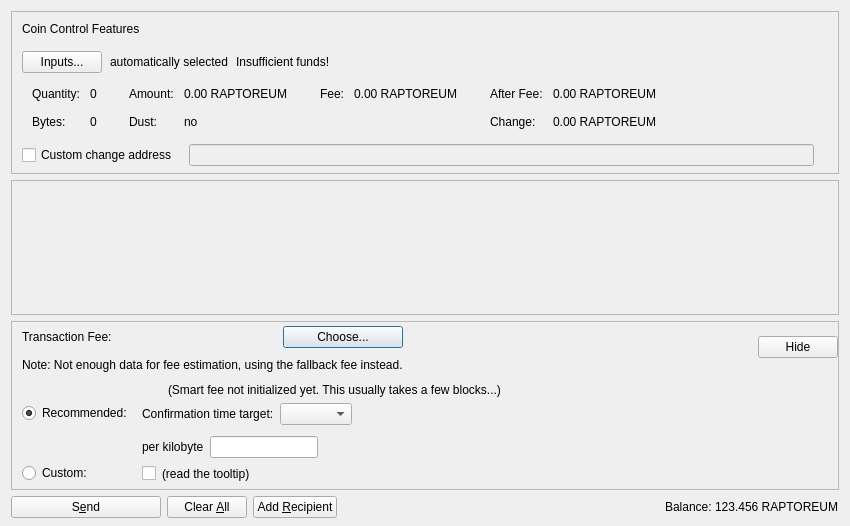
<?xml version="1.0" encoding="UTF-8"?>
<ui version="4.0">
 <class>SendCoinsDialog</class>
 <widget class="QDialog" name="SendCoinsDialog">
  <property name="geometry">
   <rect>
    <x>0</x>
    <y>0</y>
    <width>850</width>
    <height>526</height>
   </rect>
  </property>
  <property name="windowTitle">
   <string>Send Coins</string>
  </property>
  <layout class="QVBoxLayout" name="verticalLayout" stretch="0,1,0,0">
   <property name="bottomMargin">
    <number>8</number>
   </property>
   <item>
    <widget class="QFrame" name="frameCoinControl">
     <property name="sizePolicy">
      <sizepolicy hsizetype="Expanding" vsizetype="Expanding">
       <horstretch>0</horstretch>
       <verstretch>0</verstretch>
      </sizepolicy>
     </property>
     <property name="maximumSize">
      <size>
       <width>16777215</width>
       <height>16777215</height>
      </size>
     </property>
     <property name="frameShape">
      <enum>QFrame::StyledPanel</enum>
     </property>
     <property name="frameShadow">
      <enum>QFrame::Sunken</enum>
     </property>
     <layout class="QVBoxLayout" name="verticalLayoutCoinControl2">
      <property name="spacing">
       <number>0</number>
      </property>
      <property name="leftMargin">
       <number>0</number>
      </property>
      <property name="topMargin">
       <number>0</number>
      </property>
      <property name="rightMargin">
       <number>0</number>
      </property>
      <property name="bottomMargin">
       <number>6</number>
      </property>
      <item>
       <layout class="QVBoxLayout" name="verticalLayoutCoinControl" stretch="0,0,0,0,1">
        <property name="spacing">
         <number>0</number>
        </property>
        <property name="leftMargin">
         <number>10</number>
        </property>
        <property name="topMargin">
         <number>10</number>
        </property>
        <item>
         <layout class="QHBoxLayout" name="horizontalLayoutCoinControl1">
          <property name="bottomMargin">
           <number>15</number>
          </property>
          <item>
           <widget class="QLabel" name="labelCoinControlFeatures">
            <property name="sizePolicy">
             <sizepolicy hsizetype="Preferred" vsizetype="Maximum">
              <horstretch>0</horstretch>
              <verstretch>0</verstretch>
             </sizepolicy>
            </property>
            <property name="text">
             <string>Coin Control Features</string>
            </property>
           </widget>
          </item>
         </layout>
        </item>
        <item>
         <layout class="QHBoxLayout" name="horizontalLayoutCoinControl2" stretch="0,0,0,0">
          <property name="spacing">
           <number>8</number>
          </property>
          <property name="bottomMargin">
           <number>10</number>
          </property>
          <item>
           <widget class="QPushButton" name="pushButtonCoinControl">
            <property name="styleSheet">
             <string notr="true"/>
            </property>
            <property name="text">
             <string>Inputs...</string>
            </property>
            <property name="autoDefault">
             <bool>false</bool>
            </property>
           </widget>
          </item>
          <item>
           <widget class="QLabel" name="labelCoinControlAutomaticallySelected">
            <property name="text">
             <string>automatically selected</string>
            </property>
            <property name="margin">
             <number>5</number>
            </property>
           </widget>
          </item>
          <item>
           <widget class="QLabel" name="labelCoinControlInsuffFunds">
            <property name="text">
             <string>Insufficient funds!</string>
            </property>
            <property name="margin">
             <number>5</number>
            </property>
           </widget>
          </item>
          <item>
           <spacer name="horizontalSpacerCoinControl">
            <property name="orientation">
             <enum>Qt::Horizontal</enum>
            </property>
            <property name="sizeHint" stdset="0">
             <size>
              <width>40</width>
              <height>1</height>
             </size>
            </property>
           </spacer>
          </item>
         </layout>
        </item>
        <item>
         <widget class="QWidget" name="widgetCoinControl" native="true">
          <property name="sizePolicy">
           <sizepolicy hsizetype="Preferred" vsizetype="Preferred">
            <horstretch>0</horstretch>
            <verstretch>0</verstretch>
           </sizepolicy>
          </property>
          <property name="minimumSize">
           <size>
            <width>0</width>
            <height>0</height>
           </size>
          </property>
          <property name="styleSheet">
           <string notr="true"/>
          </property>
          <layout class="QHBoxLayout" name="horizontalLayoutCoinControl5">
           <property name="leftMargin">
            <number>0</number>
           </property>
           <property name="topMargin">
            <number>0</number>
           </property>
           <property name="rightMargin">
            <number>0</number>
           </property>
           <property name="bottomMargin">
            <number>0</number>
           </property>
           <item>
            <layout class="QHBoxLayout" name="horizontalLayoutCoinControl3" stretch="0,0,0,1">
             <property name="spacing">
              <number>20</number>
             </property>
             <property name="topMargin">
              <number>0</number>
             </property>
             <property name="bottomMargin">
              <number>10</number>
             </property>
             <item>
              <layout class="QFormLayout" name="formLayoutCoinControl1">
               <property name="horizontalSpacing">
                <number>10</number>
               </property>
               <property name="verticalSpacing">
                <number>14</number>
               </property>
               <property name="leftMargin">
                <number>10</number>
               </property>
               <property name="topMargin">
                <number>4</number>
               </property>
               <property name="rightMargin">
                <number>6</number>
               </property>
               <item row="0" column="0">
                <widget class="QLabel" name="labelCoinControlQuantityText">
                 <property name="text">
                  <string>Quantity:</string>
                 </property>
                 <property name="margin">
                  <number>0</number>
                 </property>
                </widget>
               </item>
               <item row="0" column="1">
                <widget class="QLabel" name="labelCoinControlQuantity">
                 <property name="cursor">
                  <cursorShape>IBeamCursor</cursorShape>
                 </property>
                 <property name="contextMenuPolicy">
                  <enum>Qt::ActionsContextMenu</enum>
                 </property>
                 <property name="text">
                  <string notr="true">0</string>
                 </property>
                 <property name="margin">
                  <number>0</number>
                 </property>
                 <property name="textInteractionFlags">
                  <set>Qt::LinksAccessibleByMouse|Qt::TextSelectableByKeyboard|Qt::TextSelectableByMouse</set>
                 </property>
                </widget>
               </item>
               <item row="1" column="0">
                <widget class="QLabel" name="labelCoinControlBytesText">
                 <property name="text">
                  <string>Bytes:</string>
                 </property>
                </widget>
               </item>
               <item row="1" column="1">
                <widget class="QLabel" name="labelCoinControlBytes">
                 <property name="cursor">
                  <cursorShape>IBeamCursor</cursorShape>
                 </property>
                 <property name="contextMenuPolicy">
                  <enum>Qt::ActionsContextMenu</enum>
                 </property>
                 <property name="text">
                  <string notr="true">0</string>
                 </property>
                 <property name="textInteractionFlags">
                  <set>Qt::LinksAccessibleByMouse|Qt::TextSelectableByKeyboard|Qt::TextSelectableByMouse</set>
                 </property>
                </widget>
               </item>
              </layout>
             </item>
             <item>
              <layout class="QFormLayout" name="formLayoutCoinControl2">
               <property name="horizontalSpacing">
                <number>10</number>
               </property>
               <property name="verticalSpacing">
                <number>14</number>
               </property>
               <property name="leftMargin">
                <number>6</number>
               </property>
               <property name="topMargin">
                <number>4</number>
               </property>
               <property name="rightMargin">
                <number>6</number>
               </property>
               <item row="0" column="0">
                <widget class="QLabel" name="labelCoinControlAmountText">
                 <property name="text">
                  <string>Amount:</string>
                 </property>
                 <property name="margin">
                  <number>0</number>
                 </property>
                </widget>
               </item>
               <item row="0" column="1">
                <widget class="QLabel" name="labelCoinControlAmount">
                 <property name="cursor">
                  <cursorShape>IBeamCursor</cursorShape>
                 </property>
                 <property name="contextMenuPolicy">
                  <enum>Qt::ActionsContextMenu</enum>
                 </property>
                 <property name="text">
                  <string notr="true">0.00 RAPTOREUM</string>
                 </property>
                 <property name="textInteractionFlags">
                  <set>Qt::LinksAccessibleByMouse|Qt::TextSelectableByKeyboard|Qt::TextSelectableByMouse</set>
                 </property>
                </widget>
               </item>
               <item row="1" column="0">
                <widget class="QLabel" name="labelCoinControlLowOutputText">
                 <property name="text">
                  <string>Dust:</string>
                 </property>
                </widget>
               </item>
               <item row="1" column="1">
                <widget class="QLabel" name="labelCoinControlLowOutput">
                 <property name="cursor">
                  <cursorShape>IBeamCursor</cursorShape>
                 </property>
                 <property name="contextMenuPolicy">
                  <enum>Qt::ActionsContextMenu</enum>
                 </property>
                 <property name="text">
                  <string notr="true">no</string>
                 </property>
                 <property name="textInteractionFlags">
                  <set>Qt::LinksAccessibleByMouse|Qt::TextSelectableByKeyboard|Qt::TextSelectableByMouse</set>
                 </property>
                </widget>
               </item>
              </layout>
             </item>
             <item>
              <layout class="QFormLayout" name="formLayoutCoinControl3">
               <property name="horizontalSpacing">
                <number>10</number>
               </property>
               <property name="verticalSpacing">
                <number>14</number>
               </property>
               <property name="leftMargin">
                <number>6</number>
               </property>
               <property name="topMargin">
                <number>4</number>
               </property>
               <property name="rightMargin">
                <number>6</number>
               </property>
               <item row="0" column="0">
                <widget class="QLabel" name="labelCoinControlFeeText">
                 <property name="text">
                  <string>Fee:</string>
                 </property>
                 <property name="margin">
                  <number>0</number>
                 </property>
                </widget>
               </item>
               <item row="0" column="1">
                <widget class="QLabel" name="labelCoinControlFee">
                 <property name="cursor">
                  <cursorShape>IBeamCursor</cursorShape>
                 </property>
                 <property name="contextMenuPolicy">
                  <enum>Qt::ActionsContextMenu</enum>
                 </property>
                 <property name="text">
                  <string notr="true">0.00 RAPTOREUM</string>
                 </property>
                 <property name="textInteractionFlags">
                  <set>Qt::LinksAccessibleByMouse|Qt::TextSelectableByKeyboard|Qt::TextSelectableByMouse</set>
                 </property>
                </widget>
               </item>
              </layout>
             </item>
             <item>
              <layout class="QFormLayout" name="formLayoutCoinControl4">
               <property name="horizontalSpacing">
                <number>10</number>
               </property>
               <property name="verticalSpacing">
                <number>14</number>
               </property>
               <property name="leftMargin">
                <number>6</number>
               </property>
               <property name="topMargin">
                <number>4</number>
               </property>
               <property name="rightMargin">
                <number>6</number>
               </property>
               <item row="0" column="0">
                <widget class="QLabel" name="labelCoinControlAfterFeeText">
                 <property name="text">
                  <string>After Fee:</string>
                 </property>
                 <property name="margin">
                  <number>0</number>
                 </property>
                </widget>
               </item>
               <item row="0" column="1">
                <widget class="QLabel" name="labelCoinControlAfterFee">
                 <property name="cursor">
                  <cursorShape>IBeamCursor</cursorShape>
                 </property>
                 <property name="contextMenuPolicy">
                  <enum>Qt::ActionsContextMenu</enum>
                 </property>
                 <property name="text">
                  <string notr="true">0.00 RAPTOREUM</string>
                 </property>
                 <property name="textInteractionFlags">
                  <set>Qt::LinksAccessibleByMouse|Qt::TextSelectableByKeyboard|Qt::TextSelectableByMouse</set>
                 </property>
                </widget>
               </item>
               <item row="1" column="0">
                <widget class="QLabel" name="labelCoinControlChangeText">
                 <property name="text">
                  <string>Change:</string>
                 </property>
                </widget>
               </item>
               <item row="1" column="1">
                <widget class="QLabel" name="labelCoinControlChange">
                 <property name="cursor">
                  <cursorShape>IBeamCursor</cursorShape>
                 </property>
                 <property name="contextMenuPolicy">
                  <enum>Qt::ActionsContextMenu</enum>
                 </property>
                 <property name="text">
                  <string notr="true">0.00 RAPTOREUM</string>
                 </property>
                 <property name="textInteractionFlags">
                  <set>Qt::LinksAccessibleByMouse|Qt::TextSelectableByKeyboard|Qt::TextSelectableByMouse</set>
                 </property>
                </widget>
               </item>
              </layout>
             </item>
            </layout>
           </item>
          </layout>
         </widget>
        </item>
        <item>
         <layout class="QHBoxLayout" name="horizontalLayoutCoinControl4" stretch="0,0,0">
          <property name="spacing">
           <number>12</number>
          </property>
          <property name="sizeConstraint">
           <enum>QLayout::SetDefaultConstraint</enum>
          </property>
          <property name="topMargin">
           <number>5</number>
          </property>
          <property name="rightMargin">
           <number>5</number>
          </property>
          <item>
           <widget class="QCheckBox" name="checkBoxCoinControlChange">
            <property name="toolTip">
             <string>If this is activated, but the change address is empty or invalid, change will be sent to a newly generated address.</string>
            </property>
            <property name="text">
             <string>Custom change address</string>
            </property>
           </widget>
          </item>
          <item>
           <widget class="QValidatedLineEdit" name="lineEditCoinControlChange">
            <property name="enabled">
             <bool>false</bool>
            </property>
            <property name="sizePolicy">
             <sizepolicy hsizetype="Expanding" vsizetype="Fixed">
              <horstretch>0</horstretch>
              <verstretch>0</verstretch>
             </sizepolicy>
            </property>
           </widget>
          </item>
          <item>
           <widget class="QLabel" name="labelCoinControlChangeLabel">
            <property name="sizePolicy">
             <sizepolicy hsizetype="Preferred" vsizetype="Expanding">
              <horstretch>0</horstretch>
              <verstretch>0</verstretch>
             </sizepolicy>
            </property>
            <property name="minimumSize">
             <size>
              <width>0</width>
              <height>0</height>
             </size>
            </property>
            <property name="text">
             <string/>
            </property>
            <property name="margin">
             <number>3</number>
            </property>
           </widget>
          </item>
         </layout>
        </item>
        <item>
         <spacer name="verticalSpacerCoinControl">
          <property name="orientation">
           <enum>Qt::Vertical</enum>
          </property>
          <property name="sizeHint" stdset="0">
           <size>
            <width>800</width>
            <height>1</height>
           </size>
          </property>
         </spacer>
        </item>
       </layout>
      </item>
     </layout>
    </widget>
   </item>
   <item>
    <widget class="QScrollArea" name="scrollArea">
     <property name="widgetResizable">
      <bool>true</bool>
     </property>
     <widget class="QWidget" name="scrollAreaWidgetContents">
      <property name="geometry">
       <rect>
        <x>0</x>
        <y>0</y>
        <width>830</width>
        <height>104</height>
       </rect>
      </property>
      <layout class="QVBoxLayout" name="verticalLayout_2" stretch="0,1">
       <property name="leftMargin">
        <number>0</number>
       </property>
       <property name="topMargin">
        <number>0</number>
       </property>
       <property name="rightMargin">
        <number>0</number>
       </property>
       <property name="bottomMargin">
        <number>0</number>
       </property>
       <item>
        <layout class="QVBoxLayout" name="entries">
         <property name="spacing">
          <number>6</number>
         </property>
        </layout>
       </item>
       <item>
        <spacer name="verticalSpacer">
         <property name="orientation">
          <enum>Qt::Vertical</enum>
         </property>
         <property name="sizeHint" stdset="0">
          <size>
           <width>20</width>
           <height>40</height>
          </size>
         </property>
        </spacer>
       </item>
      </layout>
     </widget>
    </widget>
   </item>
   <item>
    <widget class="QFrame" name="frameFee">
     <property name="sizePolicy">
      <sizepolicy hsizetype="Expanding" vsizetype="Expanding">
       <horstretch>0</horstretch>
       <verstretch>0</verstretch>
      </sizepolicy>
     </property>
     <property name="maximumSize">
      <size>
       <width>16777215</width>
       <height>16777215</height>
      </size>
     </property>
     <property name="frameShape">
      <enum>QFrame::StyledPanel</enum>
     </property>
     <property name="frameShadow">
      <enum>QFrame::Sunken</enum>
     </property>
     <layout class="QVBoxLayout" name="verticalLayoutFee1">
      <property name="spacing">
       <number>0</number>
      </property>
      <property name="leftMargin">
       <number>0</number>
      </property>
      <property name="topMargin">
       <number>0</number>
      </property>
      <property name="rightMargin">
       <number>0</number>
      </property>
      <property name="bottomMargin">
       <number>0</number>
      </property>
      <item>
       <layout class="QVBoxLayout" name="verticalLayoutFee2" stretch="0,0,0">
        <property name="spacing">
         <number>0</number>
        </property>
        <property name="leftMargin">
         <number>10</number>
        </property>
        <property name="topMargin">
         <number>0</number>
        </property>
        <item>
         <layout class="QHBoxLayout" name="horizontalLayoutFee1">
          <property name="bottomMargin">
           <number>0</number>
          </property>
          <item>
           <layout class="QVBoxLayout" name="verticalLayoutFee7">
            <property name="spacing">
             <number>0</number>
            </property>
            <item>
             <spacer name="verticalSpacerSmartFee">
              <property name="orientation">
               <enum>Qt::Vertical</enum>
              </property>
              <property name="sizeType">
               <enum>QSizePolicy::Fixed</enum>
              </property>
              <property name="sizeHint" stdset="0">
               <size>
                <width>1</width>
                <height>4</height>
               </size>
              </property>
             </spacer>
            </item>
            <item>
             <layout class="QHBoxLayout" name="horizontalLayoutSmartFee">
              <property name="spacing">
               <number>10</number>
              </property>
              <item>
               <widget class="QLabel" name="labelFeeHeadline">
                <property name="sizePolicy">
                 <sizepolicy hsizetype="Preferred" vsizetype="Maximum">
                  <horstretch>0</horstretch>
                  <verstretch>0</verstretch>
                 </sizepolicy>
                </property>
                <property name="text">
                 <string>Transaction Fee:</string>
                </property>
               </widget>
              </item>
              <item>
               <widget class="QLabel" name="labelFeeMinimized">
                <property name="text">
                 <string/>
                </property>
               </widget>
              </item>
              <item>
               <widget class="QPushButton" name="buttonChooseFee">
                <property name="text">
                 <string>Choose...</string>
                </property>
               </widget>
              </item>
             </layout>
            </item>
            <item>
             <spacer name="verticalSpacer_7">
              <property name="orientation">
               <enum>Qt::Vertical</enum>
              </property>
              <property name="sizeHint" stdset="0">
               <size>
                <width>1</width>
                <height>10</height>
               </size>
              </property>
             </spacer>
            </item>
            <item>
             <widget class="QLabel" name="fallbackFeeWarningLabel">
              <property name="toolTip">
               <string>Using the fallbackfee can result in sending a transaction that will take several hours or days (or never) to confirm. Consider choosing your fee manually or wait until you have validated the complete chain.</string>
              </property>
              <property name="text">
               <string>Note: Not enough data for fee estimation, using the fallback fee instead.</string>
              </property>
              <property name="wordWrap">
               <bool>false</bool>
              </property>
             </widget>
            </item>
            <item>
             <spacer name="verticalSpacer_5">
              <property name="orientation">
               <enum>Qt::Vertical</enum>
              </property>
              <property name="sizeHint" stdset="0">
               <size>
                <width>1</width>
                <height>1</height>
               </size>
              </property>
             </spacer>
            </item>
           </layout>
          </item>
          <item>
           <spacer name="horizontalSpacer_4">
            <property name="orientation">
             <enum>Qt::Horizontal</enum>
            </property>
            <property name="sizeHint" stdset="0">
             <size>
              <width>1</width>
              <height>1</height>
             </size>
            </property>
           </spacer>
          </item>
          <item>
           <widget class="QPushButton" name="buttonMinimizeFee">
            <property name="toolTip">
             <string>collapse fee-settings</string>
            </property>
            <property name="text">
             <string>Hide</string>
            </property>
           </widget>
          </item>
         </layout>
        </item>
        <item>
         <widget class="QFrame" name="frameFeeSelection">
          <layout class="QVBoxLayout" name="verticalLayoutFee12">
           <property name="spacing">
            <number>0</number>
           </property>
           <property name="leftMargin">
            <number>0</number>
           </property>
           <property name="topMargin">
            <number>0</number>
           </property>
           <property name="rightMargin">
            <number>0</number>
           </property>
           <property name="bottomMargin">
            <number>0</number>
           </property>
           <item>
            <layout class="QGridLayout" name="gridLayoutFee">
             <property name="topMargin">
              <number>10</number>
             </property>
             <property name="bottomMargin">
              <number>4</number>
             </property>
             <property name="horizontalSpacing">
              <number>10</number>
             </property>
             <property name="verticalSpacing">
              <number>4</number>
             </property>
             <item row="1" column="1">
              <layout class="QVBoxLayout" name="verticalLayoutFee8">
               <property name="spacing">
                <number>6</number>
               </property>
               <property name="topMargin">
                <number>3</number>
               </property>
               <item>
                <layout class="QHBoxLayout" name="horizontalLayoutFee13" stretch="0,0,1">
                 <item>
                  <widget class="QLabel" name="labelCustomPerKilobyte">
                   <property name="toolTip">
                    <string>If the custom fee is set to 1000 ruffs and the transaction is only 250 bytes, then &quot;per kilobyte&quot; only pays 250 ruffs in fee,&lt;br /&gt;while &quot;at least&quot; pays 1000 ruffs. For transactions bigger than a kilobyte both pay by kilobyte.</string>
                   </property>
                   <property name="text">
                    <string>per kilobyte</string>
                   </property>
                  </widget>
                 </item>
                 <item>
                  <widget class="BitcoinAmountField" name="customFee"/>
                 </item>
                 <item>
                  <spacer name="horizontalSpacer_6">
                   <property name="orientation">
                    <enum>Qt::Horizontal</enum>
                   </property>
                   <property name="sizeHint" stdset="0">
                    <size>
                     <width>1</width>
                     <height>1</height>
                    </size>
                   </property>
                  </spacer>
                 </item>
                </layout>
               </item>
               <item>
                <layout class="QHBoxLayout" name="horizontalLayoutFee8">
                 <item>
                  <widget class="QCheckBox" name="checkBoxMinimumFee">
                   <property name="toolTip">
                    <string>Paying only the minimum fee is just fine as long as there is less transaction volume than space in the blocks.&lt;br /&gt;But be aware that this can end up in a never confirming transaction once there is more demand for reesist transactions than the network can process.</string>
                   </property>
                   <property name="text">
                    <string/>
                   </property>
                  </widget>
                 </item>
                 <item>
                  <widget class="QLabel" name="labelMinFeeWarning">
                   <property name="enabled">
                    <bool>true</bool>
                   </property>
                   <property name="toolTip">
                    <string>Paying only the minimum fee is just fine as long as there is less transaction volume than space in the blocks.&lt;br /&gt;But be aware that this can end up in a never confirming transaction once there is more demand for reesist transactions than the network can process.</string>
                   </property>
                   <property name="text">
                    <string>(read the tooltip)</string>
                   </property>
                   <property name="margin">
                    <number>5</number>
                   </property>
                  </widget>
                 </item>
                 <item>
                  <spacer name="horizontalSpacer_2">
                   <property name="orientation">
                    <enum>Qt::Horizontal</enum>
                   </property>
                   <property name="sizeHint" stdset="0">
                    <size>
                     <width>1</width>
                     <height>1</height>
                    </size>
                   </property>
                  </spacer>
                 </item>
                </layout>
               </item>
              </layout>
             </item>
             <item row="0" column="0">
              <layout class="QVBoxLayout" name="verticalLayoutFee4" stretch="0,1">
               <property name="topMargin">
                <number>20</number>
               </property>
               <property name="bottomMargin">
                <number>3</number>
               </property>
               <item>
                <widget class="QRadioButton" name="radioSmartFee">
                 <property name="text">
                  <string>Recommended:</string>
                 </property>
                 <property name="checked">
                  <bool>true</bool>
                 </property>
                 <attribute name="buttonGroup">
                  <string notr="true">groupFee</string>
                 </attribute>
                </widget>
               </item>
               <item>
                <spacer name="verticalSpacer_2">
                 <property name="orientation">
                  <enum>Qt::Vertical</enum>
                 </property>
                 <property name="sizeHint" stdset="0">
                  <size>
                   <width>1</width>
                   <height>1</height>
                  </size>
                 </property>
                </spacer>
               </item>
              </layout>
             </item>
             <item row="1" column="0">
              <layout class="QVBoxLayout" name="verticalLayoutFee9" stretch="0,1">
               <property name="topMargin">
                <number>30</number>
               </property>
               <item>
                <widget class="QRadioButton" name="radioCustomFee">
                 <property name="text">
                  <string>Custom:</string>
                 </property>
                 <attribute name="buttonGroup">
                  <string notr="true">groupFee</string>
                 </attribute>
                </widget>
               </item>
               <item>
                <spacer name="verticalSpacer_6">
                 <property name="orientation">
                  <enum>Qt::Vertical</enum>
                 </property>
                 <property name="sizeHint" stdset="0">
                  <size>
                   <width>1</width>
                   <height>1</height>
                  </size>
                 </property>
                </spacer>
               </item>
              </layout>
             </item>
             <item row="0" column="1">
              <layout class="QVBoxLayout" name="verticalLayoutFee3" stretch="0,0,1">
               <property name="spacing">
                <number>6</number>
               </property>
               <property name="topMargin">
                <number>0</number>
               </property>
               <property name="bottomMargin">
                <number>3</number>
               </property>
               <item>
                <layout class="QHBoxLayout" name="horizontalLayoutFee12">
                 <item>
                  <widget class="QLabel" name="labelSmartFee">
                   <property name="text">
                    <string/>
                   </property>
                   <property name="margin">
                    <number>2</number>
                   </property>
                  </widget>
                 </item>
                 <item>
                  <widget class="QLabel" name="labelFeeEstimation">
                   <property name="text">
                    <string/>
                   </property>
                  </widget>
                 </item>
                 <item>
                  <widget class="QLabel" name="labelSmartFee2">
                   <property name="text">
                    <string>(Smart fee not initialized yet. This usually takes a few blocks...)</string>
                   </property>
                   <property name="margin">
                    <number>2</number>
                   </property>
                  </widget>
                 </item>
                 <item>
                  <spacer name="horizontalSpacer_5">
                   <property name="orientation">
                    <enum>Qt::Horizontal</enum>
                   </property>
                   <property name="sizeHint" stdset="0">
                    <size>
                     <width>1</width>
                     <height>1</height>
                    </size>
                   </property>
                  </spacer>
                 </item>
                </layout>
               </item>
               <item>
                <layout class="QHBoxLayout" name="horizontalLayoutFee9">
                 <item>
                  <layout class="QVBoxLayout" name="verticalLayoutFee6">
                   <item>
                    <widget class="QLabel" name="labelSmartFee3">
                     <property name="text">
                      <string>Confirmation time target:</string>
                     </property>
                     <property name="margin">
                      <number>2</number>
                     </property>
                    </widget>
                   </item>
                  </layout>
                 </item>
                 <item>
                  <layout class="QVBoxLayout" name="verticalLayoutFee5">
                   <property name="rightMargin">
                    <number>30</number>
                   </property>
                   <item>
                    <layout class="QHBoxLayout" name="horizontalLayoutConfTarget">
                     <property name="bottomMargin">
                      <number>0</number>
                     </property>
                     <item>
                      <widget class="QComboBox" name="confTargetSelector"/>
                     </item>
                     <item>
                      <spacer name="horizontalSpacerConfTarget">
                       <property name="orientation">
                        <enum>Qt::Horizontal</enum>
                       </property>
                       <property name="sizeHint" stdset="0">
                        <size>
                         <width>40</width>
                         <height>20</height>
                        </size>
                       </property>
                      </spacer>
                     </item>
                    </layout>
                   </item>
                  </layout>
                 </item>
                </layout>
               </item>
               <item>
                <spacer name="verticalSpacer_4">
                 <property name="orientation">
                  <enum>Qt::Vertical</enum>
                 </property>
                 <property name="sizeHint" stdset="0">
                  <size>
                   <width>1</width>
                   <height>1</height>
                  </size>
                 </property>
                </spacer>
               </item>
              </layout>
             </item>
            </layout>
           </item>
          </layout>
         </widget>
        </item>
        <item>
         <spacer name="verticalSpacerFee">
          <property name="orientation">
           <enum>Qt::Vertical</enum>
          </property>
          <property name="sizeHint" stdset="0">
           <size>
            <width>800</width>
            <height>1</height>
           </size>
          </property>
         </spacer>
        </item>
       </layout>
      </item>
     </layout>
    </widget>
   </item>
   <item>
    <layout class="QHBoxLayout" name="horizontalLayout">
     <item>
      <widget class="QPushButton" name="sendButton">
       <property name="minimumSize">
        <size>
         <width>150</width>
         <height>0</height>
        </size>
       </property>
       <property name="toolTip">
        <string>Confirm the send action</string>
       </property>
       <property name="text">
        <string>S&amp;end</string>
       </property>
       <property name="autoDefault">
        <bool>false</bool>
       </property>
       <property name="default">
        <bool>false</bool>
       </property>
      </widget>
     </item>
     <item>
      <widget class="QPushButton" name="clearButton">
       <property name="sizePolicy">
        <sizepolicy hsizetype="Minimum" vsizetype="Fixed">
         <horstretch>0</horstretch>
         <verstretch>0</verstretch>
        </sizepolicy>
       </property>
       <property name="toolTip">
        <string>Clear all fields of the form.</string>
       </property>
       <property name="text">
        <string>Clear &amp;All</string>
       </property>
       <property name="autoDefault">
        <bool>false</bool>
       </property>
      </widget>
     </item>
     <item>
      <widget class="QPushButton" name="addButton">
       <property name="toolTip">
        <string>Send to multiple recipients at once</string>
       </property>
       <property name="text">
        <string>Add &amp;Recipient</string>
       </property>
       <property name="autoDefault">
        <bool>false</bool>
       </property>
      </widget>
     </item>
     <item>
      <spacer name="horizontalSpacer">
       <property name="orientation">
        <enum>Qt::Horizontal</enum>
       </property>
       <property name="sizeHint" stdset="0">
        <size>
         <width>40</width>
         <height>20</height>
        </size>
       </property>
      </spacer>
     </item>
     <item>
      <layout class="QHBoxLayout" name="horizontalLayout_2">
       <property name="spacing">
        <number>3</number>
       </property>
       <item>
        <widget class="QLabel" name="labelBalanceText">
         <property name="text">
          <string>Balance:</string>
         </property>
        </widget>
       </item>
       <item>
        <widget class="QLabel" name="labelBalance">
         <property name="sizePolicy">
          <sizepolicy hsizetype="Preferred" vsizetype="Preferred">
           <horstretch>0</horstretch>
           <verstretch>0</verstretch>
          </sizepolicy>
         </property>
         <property name="cursor">
          <cursorShape>IBeamCursor</cursorShape>
         </property>
         <property name="text">
          <string notr="true">123.456 RAPTOREUM</string>
         </property>
         <property name="textInteractionFlags">
          <set>Qt::LinksAccessibleByMouse|Qt::TextSelectableByKeyboard|Qt::TextSelectableByMouse</set>
         </property>
        </widget>
       </item>
      </layout>
     </item>
    </layout>
   </item>
  </layout>
 </widget>
 <customwidgets>
  <customwidget>
   <class>QValidatedLineEdit</class>
   <extends>QLineEdit</extends>
   <header>qt/qvalidatedlineedit.h</header>
  </customwidget>
  <customwidget>
   <class>BitcoinAmountField</class>
   <extends>QLineEdit</extends>
   <header>qt/bitcoinamountfield.h</header>
   <container>1</container>
  </customwidget>
 </customwidgets>
 <resources>
  <include location="../reesist.qrc"/>
 </resources>
 <connections/>
 <buttongroups>
  <buttongroup name="groupFee"/>
 </buttongroups>
</ui>
